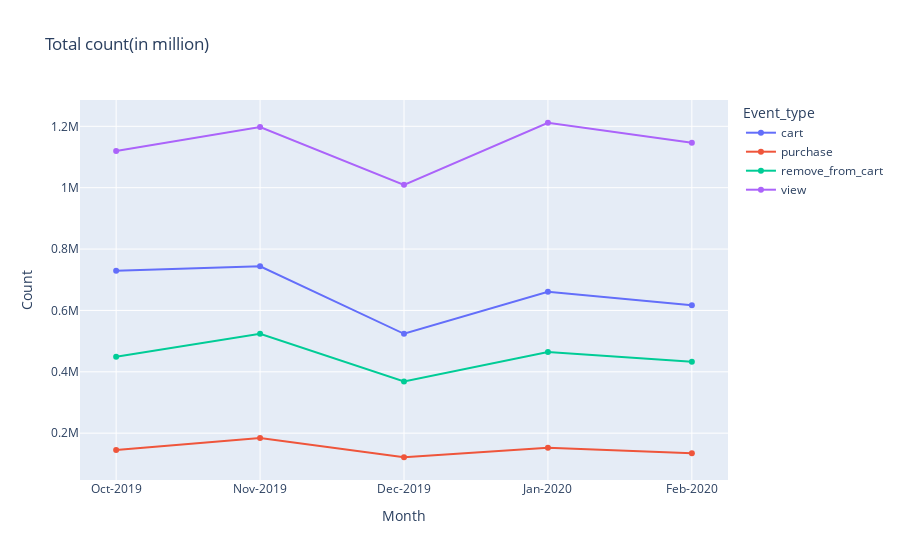

Notebook source saved alongside this figure:
### Code cell
import plotly.express as px
fig = px.line(trend, x='Month', y='Count', color='Event_type', markers=True, title="Total count(in million)")
fig.show()

### Figure 1 — Plotly figure (JSON) as saved in the notebook; plotly's stock layout.template omitted (floating-point values rounded to 4 significant figures)
{"data": [{"hovertemplate": "Event_type=cart<br>Month=%{x}<br>Count=%{y}<extra></extra>", "legendgroup": "cart", "line": {"color": "#636efa", "dash": "solid"}, "marker": {"symbol": "circle"}, "mode": "markers+lines", "name": "cart", "orientation": "v", "showlegend": true, "type": "scatter", "x": ["Oct-2019", "Nov-2019", "Dec-2019", "Jan-2020", "Feb-2020"], "xaxis": "x", "y": [729054, 743719, 523819, 661082, 616953], "yaxis": "y"}, {"hovertemplate": "Event_type=purchase<br>Month=%{x}<br>Count=%{y}<extra></extra>", "legendgroup": "purchase", "line": {"color": "#EF553B", "dash": "solid"}, "marker": {"symbol": "circle"}, "mode": "markers+lines", "name": "purchase", "orientation": "v", "showlegend": true, "type": "scatter", "x": ["Oct-2019", "Nov-2019", "Dec-2019", "Jan-2020", "Feb-2020"], "xaxis": "x", "y": [144927, 184478, 121481, 152084, 134344], "yaxis": "y"}, {"hovertemplate": "Event_type=remove_from_cart<br>Month=%{x}<br>Count=%{y}<extra></extra>", "legendgroup": "remove_from_cart", "line": {"color": "#00cc96", "dash": "solid"}, "marker": {"symbol": "circle"}, "mode": "markers+lines", "name": "remove_from_cart", "orientation": "v", "showlegend": true, "type": "scatter", "x": ["Oct-2019", "Nov-2019", "Dec-2019", "Jan-2020", "Feb-2020"], "xaxis": "x", "y": [449222, 523739, 368419, 464341, 432695], "yaxis": "y"}, {"hovertemplate": "Event_type=view<br>Month=%{x}<br>Count=%{y}<extra></extra>", "legendgroup": "view", "line": {"color": "#ab63fa", "dash": "solid"}, "marker": {"symbol": "circle"}, "mode": "markers+lines", "name": "view", "orientation": "v", "showlegend": true, "type": "scatter", "x": ["Oct-2019", "Nov-2019", "Dec-2019", "Jan-2020", "Feb-2020"], "xaxis": "x", "y": [1119813, 1197869, 1009269, 1211612, 1146782], "yaxis": "y"}], "layout": {"legend": {"title": {"text": "Event_type"}, "tracegroupgap": 0}, "title": {"text": "Total count(in million)"}, "xaxis": {"anchor": "y", "domain": [0, 1], "title": {"text": "Month"}}, "yaxis": {"anchor": "x", "domain": [0, 1], "title": {"text": "Count"}}}}
